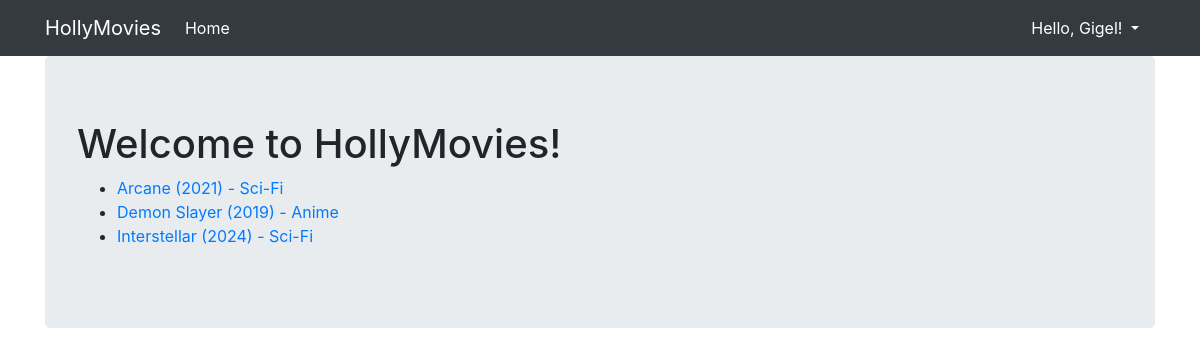
The page /movies/ (signed in) on the database its author committed.
### viewer/models.py (models this page shows, shortened)
class Movie(Model):
    title = CharField(max_length=128)
    genre = ForeignKey(Genre, on_delete=DO_NOTHING)
    rating = IntegerField()
    released = DateField()
    description = TextField()
    created = DateTimeField(auto_now_add=True)
    slug = SlugField(unique=True, editable=False)
    actors = models.ManyToManyField(Actor, related_name='movies')

class Genre(Model):
    name = CharField(max_length=128)

### viewer/views.py (the view)
# urls.py: path('', MoviesView.as_view(), name='movie-list'),
class MoviesView(ListView):
    template_name = 'movies.html'
    model = Movie

### viewer/templates/movies.html
{% extends "base.html" %}
{% block content %}
<h1>Welcome to HollyMovies!</h1>
<ul>
    {% for movie in object_list %}
    <li>
        <a href="{% url 'movie-detail' movie.slug %}"> {{ movie.title }} ({{ movie.released.year }}) - {{ movie.genre.name }}</a>
    </li>
    {% endfor %}
</ul>
{% endblock %}

### viewer/templates/base.html (shortened to what this page needs)
{% load static %}
<html {% if LANGUAGE_CODE %}lang="{{ LANGUAGE_CODE }}" {% endif %}>
<head>
    <link rel="stylesheet" href="https://stackpath.bootstrapcdn.com/bootstrap/4.2.1/css/bootstrap.min.css"
>
    <link rel="stylesheet" href="{% static 'index.css' %}">
</head>
<body>
<nav class="navbar navbar-expand-lg navbar-dark bg-dark">
    <div class="container">
        <a class="navbar-brand" href="/">HollyMovies</a>
        <div class="collapse navbar-collapse" id="navbarNavAltMarkup">
            <div class="navbar-nav">
                <a class="nav-item nav-link active" href="/">
                    Home
                </a>
            </div>
        </div>
        <div class="nav-item dropdown ml-auto">
            {% if user.is_authenticated %}
            <a class="nav-link dropdown-toggle text-white" href="#" id="profileDropdown" data-toggle="dropdown">
                {% if user.first_name  %} Hello, {{ user.first_name }}!
                {% else %} Hello, {{ user.username }} {% endif %}
            </a>
            {% endif %}
        </div>
    </div>
</nav>
<div class="container">
    <div class="jumbotron">
        {% block content %}{% endblock %}
    </div>
</div>
</body>
</html>

### rows shown on the page
Movie: title "Arcane", released.year "2021", genre.name "Sci-Fi"
Movie: title "Demon Slayer", released.year "2019", genre.name "Anime"
Movie: title "Interstellar", released.year "2024", genre.name "Sci-Fi"

### other values the page prints
{{ user.first_name }} "Gigel"
